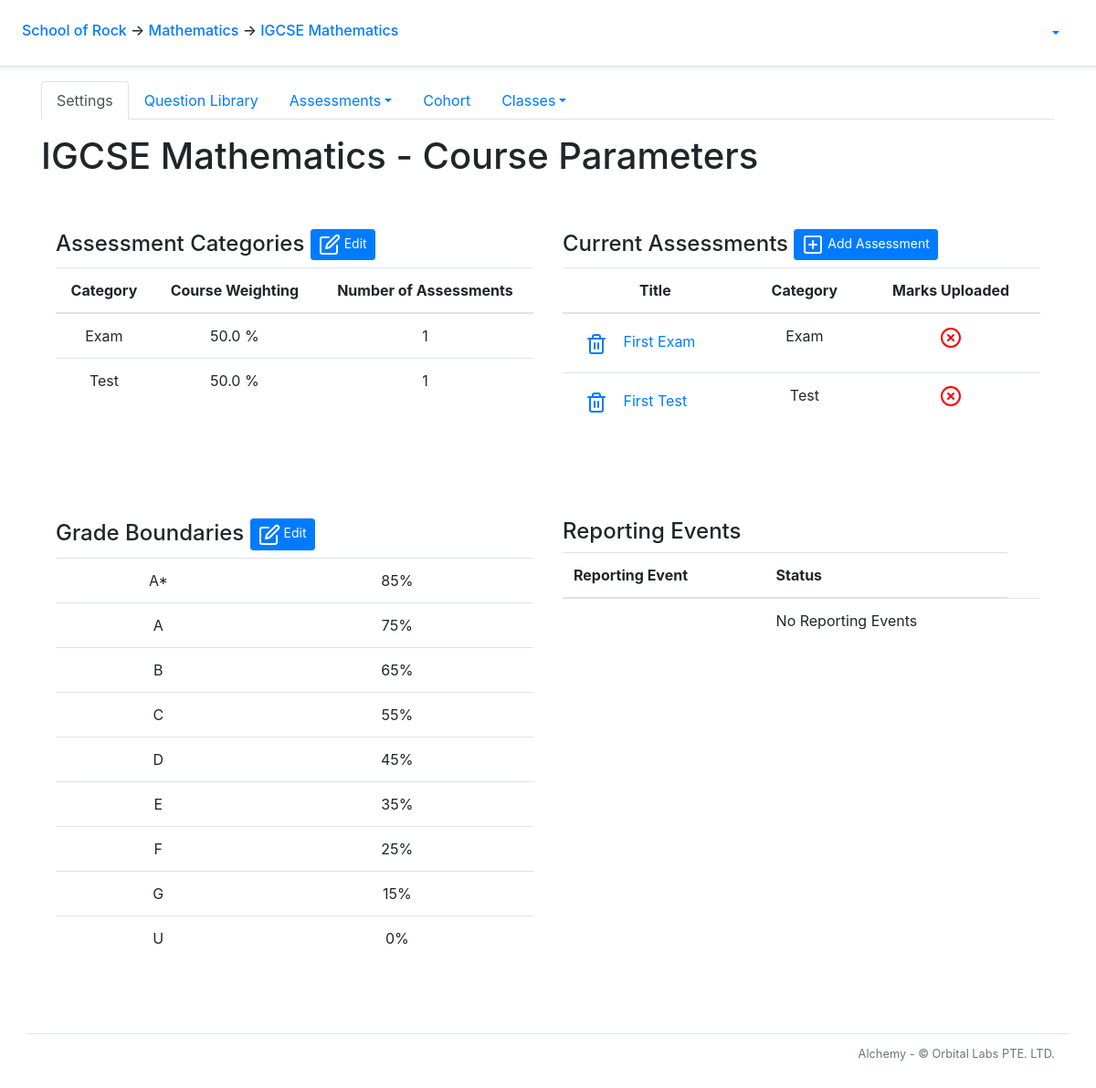
Screenshot of /course/2/ with the database file from the repository.
### alchemy/models.py (models this page shows, shortened)
class School(db.Model):
    __tablename__ = 'school'
    id = db.Column(db.Integer, primary_key=True)
    name = db.Column(db.String(50))
    departments = db.relationship('Department', backref='school')
    snapshots = db.relationship('Snapshot', backref='school')

class Department(db.Model):
    __tablename__ = 'department'
    id = db.Column(db.Integer, primary_key=True)
    name = db.Column(db.String(50))
    school_id = db.Column(db.Integer, db.ForeignKey('school.id'))
    courses = db.relationship('Course', backref='department')

class Course(db.Model):
    __tablename__ = 'course'
    id = db.Column(db.Integer, primary_key=True)
    name = db.Column(db.String(20), nullable=False)
    department_id = db.Column(db.Integer, db.ForeignKey('department.id'))
    questions = db.relationship('Question', backref = 'q_course')
    tags = db.relationship('Tag', backref='tag_course')
    clazzes = db.relationship('Clazz', backref='course')
    papers = db.relationship('Paper', backref='course')
    grade_levels = db.relationship('GradeLevel', backref='grade_levels')
    assessment_categories = db.relationship('AssessmentCategory', backref='assessment_categories')
    checkpoints = db.relationship('Checkpoint', backref='course')
    def order_grade_levels(self):
        self.grade_levels.sort(key=lambda x: x.lower_bound,  reverse = True)

class AssessmentCategory(db.Model):
    __tablename__ = 'assessment_category'
    id = db.Column(db.Integer, primary_key=True)
    name = db.Column(db.String())
    weight = db.Column(db.Float)
    course_id = db.Column(db.Integer, db.ForeignKey('course.id'), nullable=False)
    papers = db.relationship('Paper', back_populates='category')

class Paper(db.Model):
    __tablename__ = 'paper'
    id = db.Column(db.Integer, primary_key=True)
    title = db.Column(db.String(50), nullable=False)
    scores = db.relationship('Score', backref='paper')
    paper_questions = db.relationship('PaperQuestion',
            order_by='PaperQuestion.order_number',
            collection_class=ordering_list('order_number', count_from=1))
    course_id = db.Column(db.Integer, db.ForeignKey('course.id'))
    category_id = db.Column(db.Integer, db.ForeignKey('assessment_category.id'), nullable=False)
    category = db.relationship('AssessmentCategory', back_populates='papers')
    checkpoints = db.relationship('Checkpoint', secondary=checkpoints_papers, back_populates='papers')
    @sqlalchemy.orm.reconstructor
    def __paper_construct__(self):
        self.build_profile()
    def build_profile(self):
        self.profile = paper_profile.PaperProfile()
        self.profile.total_questions = len(self.paper_questions)
        tag_list = []
        if self.profile.total_mc_questions > 0:
            self.profile.has_mc_questions = True
        if self.profile.total_points != 0:
            self.profile.mcq_points_norm_ratio = round(self.profile.total_mc_points/self.profile.total_points*100, 1)
            self.profile.oaq_points_norm_ratio = round(self.profile.total_oa_points/self.profile.total_points*100, 1)
        for tag in tag_list:
            new_tag_profile = paper_profile.build_tag_profile(self, tag)
            new_tag_profile.calculate_q_percentage(self.profile)
            new_tag_profile.calculate_p_percentage(self.profile)
            self.profile.tag_profile_list.append(new_tag_profile)
    def check_clazz_scores(self, clazz):
        clazz_id = clazz.id
        scores = Score.query.filter_by(paper_id = self.id).all()
        clazz_scores = []
        for score in scores:
            student_id = score.student_id
            student = Student.query.get_or_404(student_id)
            if clazz in student.clazzes:
                clazz_scores.append(score)
        for score in clazz_scores:
            if score == None:
                return False
            else:
                return True
    def has_all_scores(self):
        has_all_scores = True
        for clazz in self.course.clazzes:
            if not self.check_clazz_scores(clazz):
                has_all_scores = False
        return has_all_scores

class GradeLevel(db.Model):
    __tablename__ = 'grade_level'
    id = db.Column(db.Integer, primary_key=True)
    grade = db.Column(db.String())
    lower_bound = db.Column(db.Integer)
    upper_bound = db.Column(db.Integer)
    course_id = db.Column(db.Integer, db.ForeignKey('course.id'), nullable=False)

### alchemy/views/course.py (the view)
@bp_course.route('/')
@auth_manager.require_group
def index():
    g.course.order_grade_levels()
    return flask.render_template('course/index.html')

### alchemy/auth_manager.py (called while the page is built)
def auth_enabled():
    return False

def require_group(func):
    @functools.wraps(func)
    def deco(*args, **kwargs):
        if not auth_enabled():
            g.current_user = None
        elif flask_jwt_extended.verify_jwt_in_request(optional=True):
            g.current_user = flask_jwt_extended.get_current_user()
        else:
            flask.abort(401)
        return func(*args, **kwargs)
    return deco

### alchemy/views/clazz.py (called while the page is built)
@bp_clazz.url_defaults
def url_defaults(endpoint, values):
    if 'clazz_id' not in values:
        values['clazz_id'] = g.clazz.id

### alchemy/views/course.py (called while the page is built)
@bp_course.url_value_preprocessor
def url_value_preprocessor(endpoint, values):
    g.course = models.Course.query.get_or_404(values.pop('course_id'))
    g.department = models.Department.query.get_or_404(g.course.department_id)
    g.school = models.School.query.get_or_404(g.department.school_id)

@bp_course.url_defaults
def url_defaults(endpoint, values):
    if 'course_id' not in values:
        values['course_id'] = g.course.id

@bp_course.before_request
def before_request():
    if 'html_title' not in g:
        g.html_title = f'Course - {g.course.name}'

### alchemy/views/department.py (called while the page is built)
@bp_department.url_defaults
def bp_department_url_defaults(endpoint, values):
    if 'department_id' not in values:
        values['department_id'] = g.department.id

### alchemy/views/paper.py (called while the page is built)
@bp_paper.url_defaults
def url_defaults(endpoint, values):
    if 'paper_id' not in values:
        values['paper_id'] = g.paper.id if 'paper' in g else 0

### alchemy/views/school.py (called while the page is built)
@bp_school.url_defaults
def bp_school_url_defaults(endpoint, values):
    if 'school_id' not in values:
        values['school_id'] = g.school.id

### alchemy/templates/course/index.html (shortened to what this page needs)
{% extends "course/layout.html" %}
{% block course_main_content %}
<main role="main">
  <h1 class="my-3">{{ g.course.name }} - Course Parameters</h1>
  {% import "course/assessment_categories_form_macro.html" as categories_form %}
  <br>
  <div class="profile">
    <div class='left-col'>
      <h4>Assessment Categories <button type="button" class="btn btn-primary btn-sm" data-toggle="modal" data-target="#categories_modal">
        <span data-feather="edit"></span>
        <a>Edit</a></button></h4>
      <table class="table table-hover text-center">
        <thead>
          <th>Category</th>
          <th>Course Weighting</th>
          <th>Number of Assessments</th>
        </thead>
        {% for category in g.course.assessment_categories %}
          <tr>
            <td>{{ category.name }}</td>
            <td>{{ category.weight }} %</td>
            <td>{{ category.papers | length }}</td>
          </tr>
        {% endfor %}
      </table>
    </div>
    <div class="right-col">
      <h4>Current Assessments <button class="btn btn-primary btn-sm" data-toggle="modal" data-target="#paper_create_modal">
        <span data-feather="plus-square"></span>
        <a>Add Assessment</a></button>
      </h4>
      <table class="table table-hover text-center">
        <thead>
          <th>Title</th>
          <th>Category</th>
          <th>Marks Uploaded</th>
        </thead>
        {% for paper in g.course.papers %}
        <tr>
          <td>
            <div align="left">
              <a class="btn btn-link {{ 'disabled' if paper.scores }}" aria-label="Delete paper" href="{{ url_for('course.paper.remove', paper_id=paper.id) }}">
                <span data-feather="trash-2"></span>
              </a>
              <a href="{{ url_for('course.paper.index', paper_id=paper.id) }}">{{ paper.title }}</a>
            </div>
          </td>
          <td>{{ paper.category.name }}</td>
          {% if paper.has_all_scores() %}
            <td><i class="icon_green" data-feather="check-circle"></i></td>
          {% else %}
            <td><i class="icon_red" data-feather="x-circle"></i></td>
          {% endif %}
        </tr>
        {% endfor %}
      </table>
    </div>
  </div>
  <br>
  {% import "course/grade_levels_form_macro.html" as grades_form %}
  <br>
  <div class="profile">
    <div class="left_col">
      <h4>Grade Boundaries <button type="button" class="btn btn-primary btn-sm" data-toggle="modal" data-target="#grade_level_modal">
        <span data-feather="edit"></span>
        Edit
      </h4>
      <table class="table table-hover text-center">
        {% for grade in g.course.grade_levels %}
          <tr>
            <td>{{ grade.grade }}</td>
            <td>{{ grade.lower_bound }}%</td>
          </tr>
        {% endfor %}
      </table>
    </div>
    <div class="right-col">
      <h4>Reporting Events</h4>
      <table class="table table-hover">
        <thead>
          <th>Reporting Event</th>
          <th>Status</th>
        </thead>
        {% import "course/edit_checkpoint_macro.html" as edit_checkpoint %}
        {% if g.course.checkpoints %}
          {% for checkpoint in g.course.checkpoints %}
            <form id="edit_checkpoint_form_{{ checkpoint.id }}" class="needs-validation" novalidate action="{{ url_for('course.index', course_id=g.course.id) }}" method="GET">
              <div class="modal fade" id="edit_checkpoint_modal_{{ checkpoint.id }}" tabindex="-1" aria-labelledby="edit_checkpoint_modal_label_{{ checkpoint.id }}" aria-hidden="true">
                <div class="modal-dialog">
                  <p>{{ edit_checkpoint.render_modal(g.course, checkpoint) }}</p>
                </div>
              </div>
            </form>
            <tr>
              <td>{{ checkpoint.snapshot.name }}</td>
              <td>
                {% if not checkpoint.is_ready() %}
                  <button data-toggle="modal" data-target="#edit_checkpoint_modal_{{ checkpoint.id }}" type="button" class="btn btn-danger" onclick="get_paper_ids({{ g.course.id }}, {{ checkpoint.id }})">Not Ready <span data-feather="edit" ></span></button>
                {% else %}
                  {% if not checkpoint.snapshot.is_published %}
                    <button data-toggle="modal" data-target="#edit_checkpoint_modal_{{ checkpoint.id }}" type="button" class="btn btn-success" onclick="get_paper_ids({{ g.course.id }}, {{ checkpoint.id }})">Ready <span data-feather="edit"></span></button>
                  {% else %}
                    <button type="button" class="btn btn-success disabled">Published</button>
                  {% endif %}
                {% endif %}
              </td>
            </tr>
          {% endfor %}
        {% else %}
          <tr>
            <td></td>
            <td>No Reporting Events</td>
            <td></td>
          </tr>
        {% endif %}
      </table>
    </div>
  </div>
</main>
{% endblock course_main_content %}

### alchemy/templates/layout_start.html (shortened to what this page needs)
<!doctype html>
<html lang="en">
  <head>
      <link rel="stylesheet" href="https://stackpath.bootstrapcdn.com/bootstrap/4.5.0/css/bootstrap.min.css">
      <link rel="stylesheet" type="text/css" href="{{ url_for('static', filename='card-body.css') }}">
    </head>
    <body>
      <div class="p-3 px-md-4 mb-3 bg-white border-bottom shadow-sm">
        <div class="row justify-content-md-center">
          <div class="col d-flex align-items-baseline">
            <h6 class="mt-2 mr-3">
              {% if g.school %}
                <a href = "{{ url_for('school.index', school_id = g.school.id)}}">{{ g.school.name }}</a>
              {% else %}
                <b style="text-align: center;">Welcome to...</b>
              {% endif %}
              {% if g.department %}
                <span>&#8594;</span><a href = "{{ url_for('department.index', department_id = g.department.id) }}"> {{ g.department.name }}</a>
              {% endif %}
              {% if g.course %}
                <span>&#8594;</span><a href = "{{ url_for('course.index', course_id = g.course.id) }}"> {{ g.course.name }}</a>
              {% endif %}
            </h6>
          </div>
          <div class="col-md-auto d-flex align-items-baseline">
            {% if 'current_user' in g %}
            <ul class="nav nav-pills">
              <li class="nav-item dropdown">
                <a class="nav-link dropdown-toggle" data-toggle="dropdown" href="#" role="button" aria-haspopup="true" aria-expanded="false">{{ g.current_user.username }}</a>
              </li>
            </ul>
            {% endif %}
          </div>
        </div>
      </div>

### alchemy/templates/course/index.html (style rules this page uses)
.profile { display: grid; grid-template-columns: 1fr 1fr; }
.profile > div { margin: 1em; }
.left_col { grid-column:1; grid-row:1/2; }
.icon_red { stroke:red; }

### rows the page displays
School: school.name "School of Rock"
Department: department.name "Mathematics"
Course: course.name "IGCSE Mathematics"
AssessmentCategory: name "Exam", weight "50.0", papers|length "1"
AssessmentCategory: name "Test", weight "50.0", papers|length "1"
Paper: title "First Exam", category.name "Exam"
Paper: title "First Test", category.name "Test"
GradeLevel: grade "A*", lower_bound "85"
GradeLevel: grade "A", lower_bound "75"
GradeLevel: grade "B", lower_bound "65"
GradeLevel: grade "C", lower_bound "55"
GradeLevel: grade "D", lower_bound "45"
GradeLevel: grade "E", lower_bound "35"
GradeLevel: grade "F", lower_bound "25"
GradeLevel: grade "G", lower_bound "15"
GradeLevel: grade "U", lower_bound "0"
